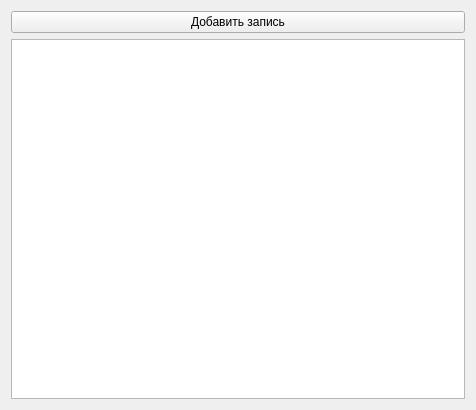
<?xml version="1.0" encoding="UTF-8"?>
<ui version="4.0">
 <class>CoffeeWidget</class>
 <widget class="QWidget" name="CoffeeWidget">
  <property name="geometry">
   <rect>
    <x>0</x>
    <y>0</y>
    <width>476</width>
    <height>410</height>
   </rect>
  </property>
  <property name="windowTitle">
   <string>CoffeeWidget</string>
  </property>
  <layout class="QVBoxLayout" name="verticalLayout">
   <item>
    <widget class="QPushButton" name="addButton">
     <property name="text">
      <string>Добавить запись</string>
     </property>
    </widget>
   </item>
   <item>
    <widget class="QTableWidget" name="tableWidget"/>
   </item>
  </layout>
 </widget>
 <resources/>
 <connections/>
</ui>
